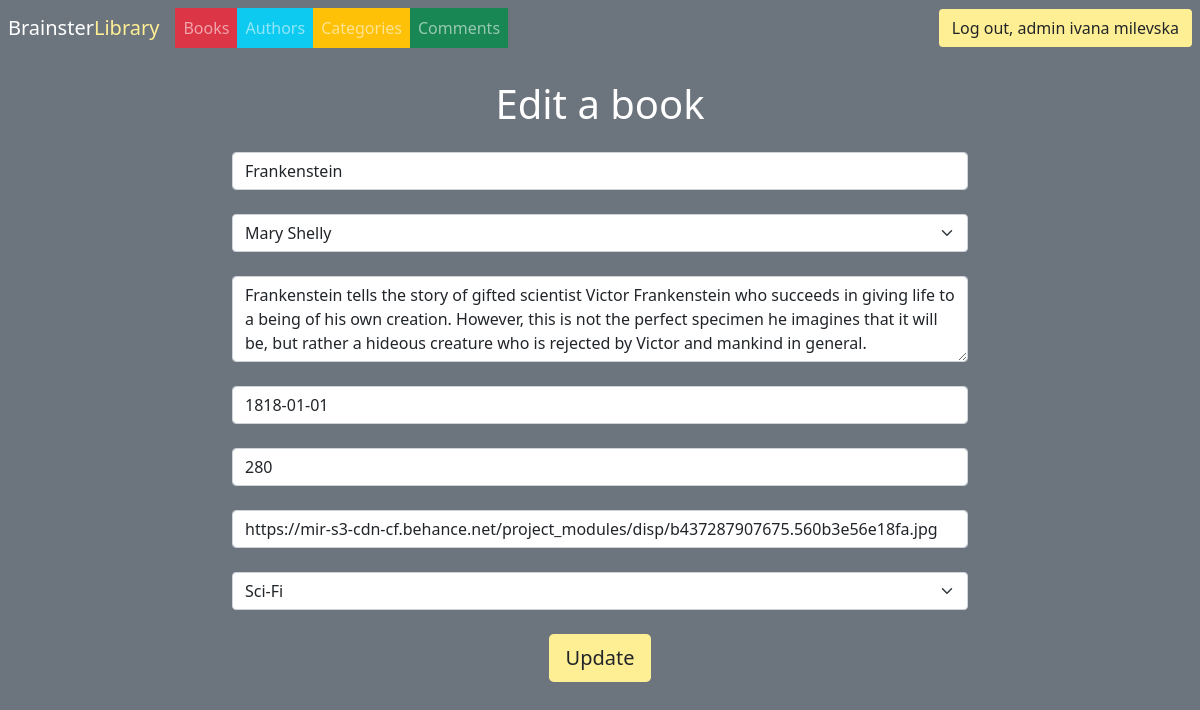
The page /pages/books/edit.php?id=1 (signed in) on the database its author committed.
### tables this page shows
CREATE TABLE `books` (
  `id` int(11) NOT NULL,
  `title` varchar(255) NOT NULL,
  `author_id` int(11) NOT NULL,
  `date_of_issue` date NOT NULL,
  `number_of_pages` int(11) NOT NULL,
  `cover` varchar(255) NOT NULL,
  `category_id` int(11) NOT NULL,
  `description` varchar(2048) NOT NULL,
  `is_deleted` tinyint(1) NOT NULL DEFAULT 0
);

### routes.php (called while the page is built, shortened)
<?php
$appUrl = trim(APP_URL, "/") . "/";
$appRoutes = [
    'home' => $appUrl . "pages/index.php",
    'login' => $appUrl . "pages/login.php",
    'register' => $appUrl . "pages/register.php",
    'book' => $appUrl . "pages/book.php?id={ID}",
    '404' => $appUrl . "pages/404.html",
    'logout' => $appUrl . "actions/logout.php",
    'authors' => $appUrl . "pages/authors.php",
    'categories' => $appUrl . "pages/categories.php",
    'books' => $appUrl . "pages/books.php",
    'reviews' => $appUrl . "pages/reviews.php",
    'createCategory' => $appUrl . "pages/categories/create.php",
    'addCategory' => $appUrl . "actions/categories/store.php",
    'editCategory' => $appUrl . "pages/categories/edit.php?id={ID}",
    'updateCategory' => $appUrl . "actions/categories/update.php?id={ID}",
    'deleteCategory' => $appUrl . "actions/categories/delete.php?id={ID}",
    'restoreCategory' => $appUrl . "actions/categories/restore.php?id={ID}",
    'deleteCategoryPerm' => $appUrl . "actions/categories/deletePerm.php?id={ID}",
    'createAuthor' => $appUrl . "pages/authors/create.php",
    'addAuthor' => $appUrl . "actions/authors/store.php",
    'editAuthor' => $appUrl . "pages/authors/edit.php?id={ID}",
    'updateAuthor' => $appUrl . "actions/authors/update.php?id={ID}",
    'deleteAuthor' => $appUrl . "actions/authors/delete.php?id={ID}",
    'restoreAuthor' => $appUrl . "actions/authors/restore.php?id={ID}",
    'deleteAuthorPerm' => $appUrl . "actions/authors/deletePerm.php?id={ID}",
    'createBook' => $appUrl . "pages/books/create.php",
    'addBook' => $appUrl . "actions/books/store.php",
    'editBook' => $appUrl . "pages/books/edit.php?id={ID}",
    'updateBook' => $appUrl . "actions/books/update.php?id={ID}",
    'deleteBook' => $appUrl . "actions/books/delete.php?id={ID}",
    'deleteBookPerm' => $appUrl . "actions/books/deletePerm.php?id={ID}",
    'restoreBook' => $appUrl . "actions/books/restore.php?id={ID}",
    'addReview' => $appUrl . "actions/reviews/store.php?id={ID}",
    'deleteReview' => $appUrl . "actions/reviews/delete.php?id={ID}",
    'deleteReviewPerm' => $appUrl . "actions/reviews/deletePerm.php?id={ID}",
    'approveReview' => $appUrl . "actions/reviews/approve.php?id={ID}",
    'rejectReview' => $appUrl . "actions/reviews/reject.php?id={ID}",
    'storeNote' => $appUrl . "actions/notes/store.php?id={ID}"
];

### functions.php (called while the page is built, shortened)
<?php
function getAllCategories($con)
{
  $sql = "SELECT * FROM categories WHERE categories.is_deleted = 0";
  $stmt = $con->prepare($sql);
  $stmt->execute();
  if ($stmt->rowCount() > 0) {
    $categories = $stmt->fetchAll();
  } else {
    $categories = 0;
  }
  return $categories;
}
function getAllAuthors($con)
{
  $sql = "SELECT authors.id, CONCAT(authors.first_name,' ',authors.last_name) AS name, authors.bio FROM authors WHERE authors.is_deleted = 0";
  $stmt = $con->prepare($sql);
  $stmt->execute();
  if ($stmt->rowCount() > 0) {
    $authors = $stmt->fetchAll();
  } else {
    $authors = 0;
  }
  return $authors;
}
function route($route, $id = null)
{
  global $appRoutes;
  return str_replace("{ID}", $id, $appRoutes[$route]) ?? "";
}

### pages/books/edit.php (the view, shortened to what this page needs)
<?php
require_once __DIR__ . '/../../layouts/header.php';
require_once __DIR__ . '/../../layouts/nav.php';
$sql = "SELECT * FROM books WHERE id = :id";
$stmt = $conn->prepare($sql);
$stmt->execute(['id' => $_GET['id']]);
$book = $stmt->fetch();
$authors = getAllAuthors($conn);
$categories = getAllCategories($conn);
?>
<div class="container">
    <h1 class="text-white text-center mt-4">Edit a book</h1>
    <form action="<?= route('updateBook', $book['id']) ?>" method="POST" class="mt-4">
        <div class="row justify-content-center">
            <div class="col-12 col-md-8 mb-4">
                <input type="text" class="form-control" name="title" id="title" placeholder="Title" value="<?= $book['title'] ?>">
            </div>
        </div>
        <div class="row justify-content-center">
            <div class="col-12 col-md-8 mb-4">
                <select class="form-select" name="author" id="author">
                    <?php
                    foreach ($authors as $author) {
                        if($book['author_id'] == $author['id']) {
                            echo "
                            <option value='" . $author['id'] . "' selected>" . $author['name'] . "</option>
                            ";
                        } else {
                            echo "
                            <option value='" . $author['id'] . "'>" . $author['name'] . "</option>
                            ";
                        }
                    }
                    ?>
                </select>
            </div>
        </div>
        <div class="row justify-content-center">
            <div class="col-12 col-md-8 mb-4">
                <textarea type="textarea" class="form-control" name="description" id="description" placeholder="Description" rows="3"><?= $book['description'] ?></textarea>
            </div>
        </div>
        <div class="row justify-content-center">
            <div class="col-12 col-md-8 mb-4">
                <input type="text" onfocus="(this.type = 'date')" class="form-control" name="date_of_issue" id="date_of_issue" placeholder="Publish date" value="<?= $book['date_of_issue'] ?>">
            </div>
        </div>
        <div class="row justify-content-center">
            <div class="col-12 col-md-8 mb-4">
                <input type="number" class="form-control" name="number_of_pages" id="number_of_pages" placeholder="Number of pages" value="<?= $book['number_of_pages'] ?>">
            </div>
        </div>
        <div class="row justify-content-center">
            <div class="col-12 col-md-8 mb-4">
                <input type="url" class="form-control" name="cover" id="cover" placeholder="Cover URL" value="<?= $book['cover'] ?>">
            </div>
        </div>
        <div class="row justify-content-center">
            <div class="col-12 col-md-8 mb-4">
                <select class="form-select" name="category" id="category">
                    <?php
                    foreach ($categories as $category) {
                        if($book['category_id'] == $category['id']) {
                            echo "
                            <option value='" . $category['id'] . "' selected>" . $category['name'] . "</option>
                            ";
                        } else {
                            echo "
                            <option value='" . $category['id'] . "'>" . $category['name'] . "</option>
                            ";
                        }
                    }
                    ?>
                </select>
            </div>
        </div>
        <div class="d-flex justify-content-center">
            <button class="btn btn-lg bg-warmyellow" name="submit">Update</button>
        </div>
    </form>
</div>
<?php
require_once __DIR__ . '/../../layouts/footer.php';
?>

### assets/style.css (style rules this page uses)
.bg-warmyellow { background-color: rgb(255, 239, 148) !important; }

### rows shown on the page
books: title "Frankenstein", description "Frankenstein tells the story of gifted scientist Victor Frankenstein who succeeds in giving life to a being of his own creation. However, this is not the perfect specimen he imagines that it will be, but rather a hideous creature who is rejected by Victor and mankind in general.", date_of_issue "1818-01-01", number_of_pages "280", cover "https://mir-s3-cdn-cf.behance.net/project_modules/disp/b437287907675.560b3e56e18fa.jpg"

### other values the page prints
$_SESSION['user']['first_name'] "ivana"
$_SESSION['user']['last_name'] "milevska"
form field author "Mary Shelly"
form field category "Sci-Fi"
